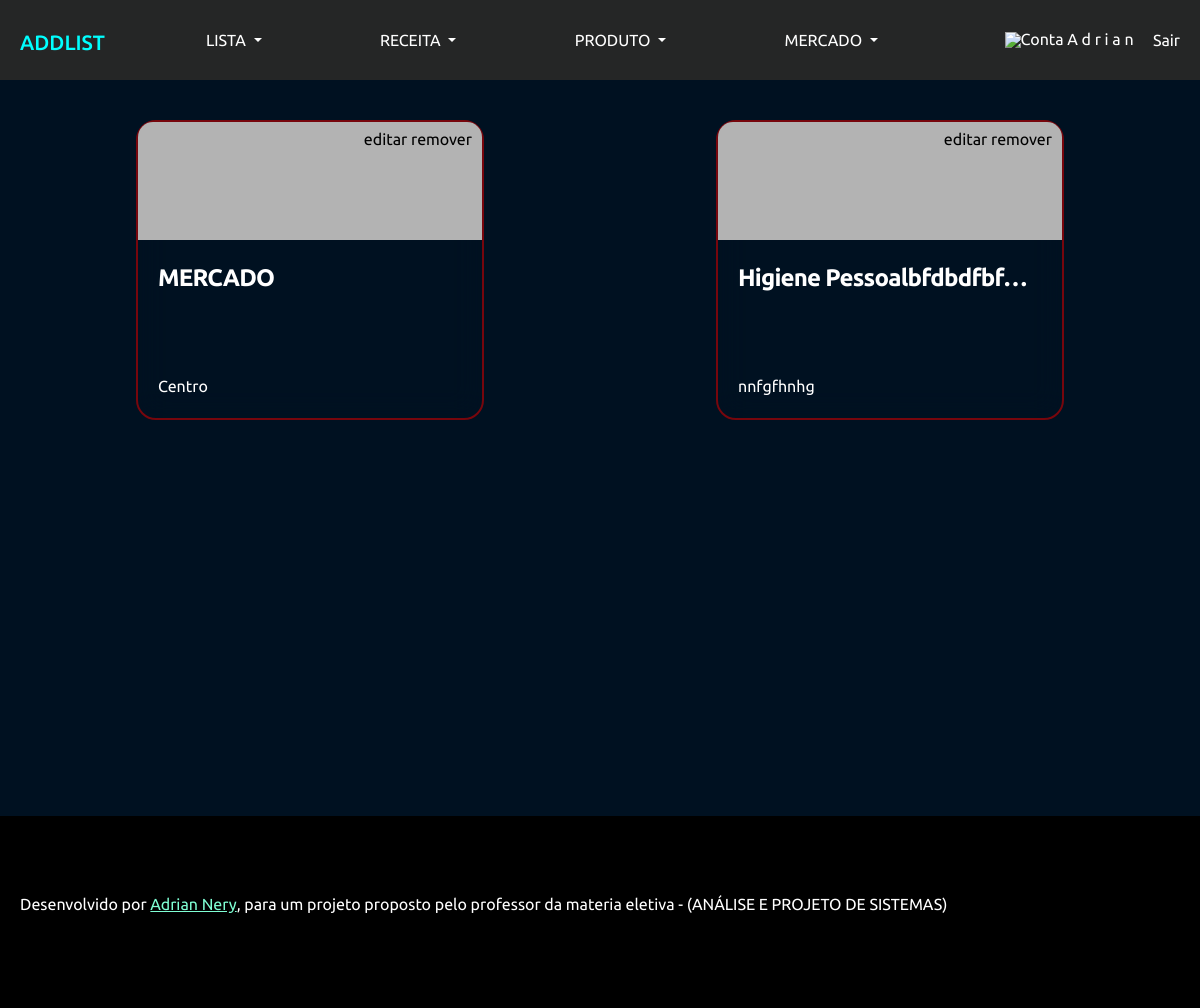
Screenshot of /mercados/ (signed in) with the database file from the repository.
### Weblist/models.py (models this page shows, shortened)
class Mercado(models.Model):
    nome = models.TextField(max_length=50)
    endereco = models.TextField(max_length=250, null=True, blank=True)
    idUser = models.ForeignKey(User, on_delete=models.CASCADE)

### Weblist/views.py (the view)
# urls.py: path('mercados/', page_mercados, name='mercados'),
def page_mercados(request):
	if request.user.is_authenticated:
		iduser = request.user.id
		user = User.objects.get(id = iduser)
		lista = []
		for i in user.username:
			lista.append(i)
		try:
			space = lista.index(' ')
			user = " ".join(lista[0:space])
		except:
			pass
		mercados = Mercado.objects.filter(idUser = iduser)
		data = {
			"mercados":mercados,
			'usuario': user,
			}
		return render(request,"mercado/mercados.html", data)
	else:
		return redirect(page_login)

### Weblist/templates/mercado/mercados.html (shortened to what this page needs)
{% extends 'base.html' %}
{% load static %}
{% block style %}
<link rel="stylesheet" href="{% static 'styles/mercado/mercados.css' %}">{% endblock %}
{% block body %}
<div class="mainpage">
    <ul>
        {% if mercados %}
        {% for mercado in mercados %}
        <li class="container-mercado">
            <div class="btns">
                <a href="{% url 'page_editar_mercado' mercado.id %}">editar</a>
                <a href="{% url 'remover_mercado' mercado.id %}">remover</a>
            </div>
            <a href="{% url 'mercado_id' mercado.id %}"  style="text-decoration: none;" >
                <div class="list-head" style="text-decoration: none;">
                </div>
                <div class="list-body">
                    <div class="titulo-lista">
                        {{ mercado.nome }}
                    </div>
                    <div class="desc-lista">
                        {{ mercado.endereco }}
                    </div>
                </div>
            </a>
        </li>
        {% endfor %}
        {% endif %}
    </ul>
</div>
{% endblock %}

### static/styles/modelobase.css (style rules this page uses)
* { list-style: none; text-decoration: none; margin: 0; padding: 0; box-sizing: border-box; font-family: 'Ubuntu', sans-serif; text-decoration: none; color: #fff; font-size: 1rem; }
body { background-color: rgb(0, 17, 33); }

### static/styles/mercado/mercados.css (style rules this page uses)
.mainpage { min-height: 90vh; }
.mainpage>ul { width: 100%; padding: 20px; display: flex; justify-content: space-around; flex-flow: wrap; min-height: 90vh; }
.mainpage>ul>li { min-width: 20%; width: 30%; margin: 20px 10px; height: 300px; background-color: transparent; border-radius: 20px; border: 2px solid rgba(198, 0, 0, 0.6); backdrop-filter: blur(15px); }
.btns { position: relative; float: right; margin-right: 10px; margin-top: 5px; }
.btns>a { text-decoration: none; color: black; }
.mainpage>ul>li>a>.list-head { width: 100%; height: 40%; background-color: rgb(179, 179, 179); border-radius: 15px 15px 0 0; }
.mainpage>ul>li>a>.list-body { width: 100%; height: 60%; padding: 20px; display: flex; flex-direction: column; justify-content: space-between; }
.mainpage>ul>li>a>.list-body>.titulo-lista { text-transform: capitalize; font-size: 1.5rem; font-weight: bold; letter-spacing: -0.8px; max-width: 300px; white-space: nowrap; overflow: hidden; text-overflow: ellipsis; }
.mainpage>ul>li>a>.list-body>.desc-lista { overflow: hidden; text-overflow: ellipsis; display: -webkit-box; -webkit-line-clamp: 3; -webkit-box-orient: vertical; }

### rows the page displays
Mercado: nome "MERCADO", endereco "Centro"
Mercado: nome "Higiene Pessoalbfdbdfbf…", endereco "nnfgfhnhg"

### other values shown
{{ usuario }} "A d r i a n"
